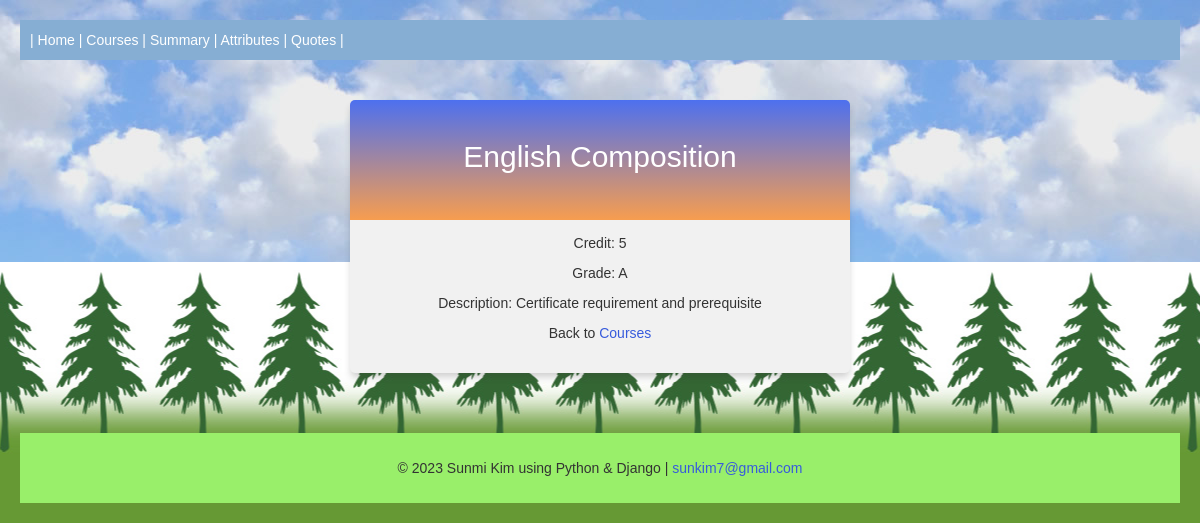
Screenshot of /courses/details/2 with the database file from the repository.
### courses/models.py (models this page shows, shortened)
class Course(models.Model):
    title = models.CharField(max_length=255)
    credit = models.IntegerField()
    grade = models.CharField(max_length=20)
    description = models.CharField(max_length=255, null=True)

### courses/views.py (the view)
# urls.py: path('courses/details/<int:id>', views.details, name='details'),
def details(request, id):
    mycourse = Course.objects.get(id=id)
    template = loader.get_template('details.html')
    context = {
        'mycourse': mycourse,
    }
    return HttpResponse(template.render(context, request))

### courses/templates/details.html (shortened to what this page needs)
{% extends "master.html" %}
{% block content %}
  <div class="mycard">
    <h2>{{ mycourse.title }}</h2>
    <p>Credit: {{ mycourse.credit }}</p>
    <p>Grade: {{ mycourse.grade }}</p>
    <p>Description: {{ mycourse.description }}</p>
    <p>Back to <a href="/courses">Courses</a></p>
  </div>
{% endblock %}

### mystaticfiles/mystyles.css (style rules this page uses)
body { font-family: "verdana", "Arial", "Helvetica"; margin: 20px; background-image: url(images2/tree.jpg), url(images2/sky_bg.jpg); background-repeat: repeat-x, repeat-x; background-position: center bottom, center top; }
.mycard { background-color: #f1f1f1; background-image: linear-gradient(to bottom, #4D70EF, #f79d4f); background-size: 100% 120px; background-repeat: no-repeat; margin: 40px auto; width: 500px; border-radius: 5px; box-shadow: 0 5px 7px -1px rgba(51, 51, 51, 0.23); padding: 20px; }
.mycard h2 { text-align: center; color: #ffffff; margin:20px 0 60px 0; }
a:link, a:visited { color: #375BDC; }
h1, h3, p { text-align: center; }

### rows the page displays
Course: title "English Composition", credit "5", grade "A", description "Certificate requirement and prerequisite"
